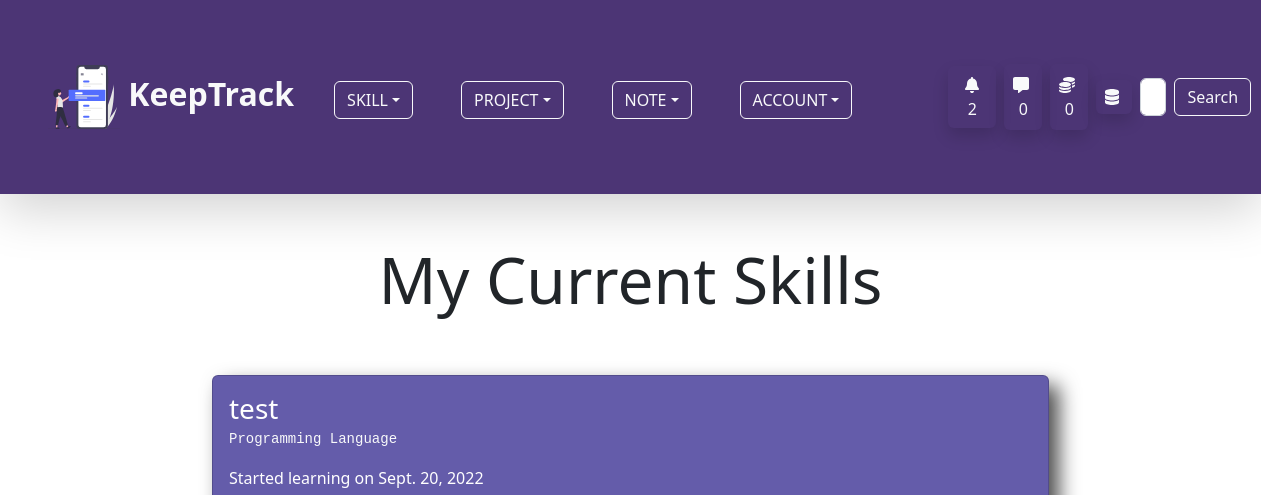
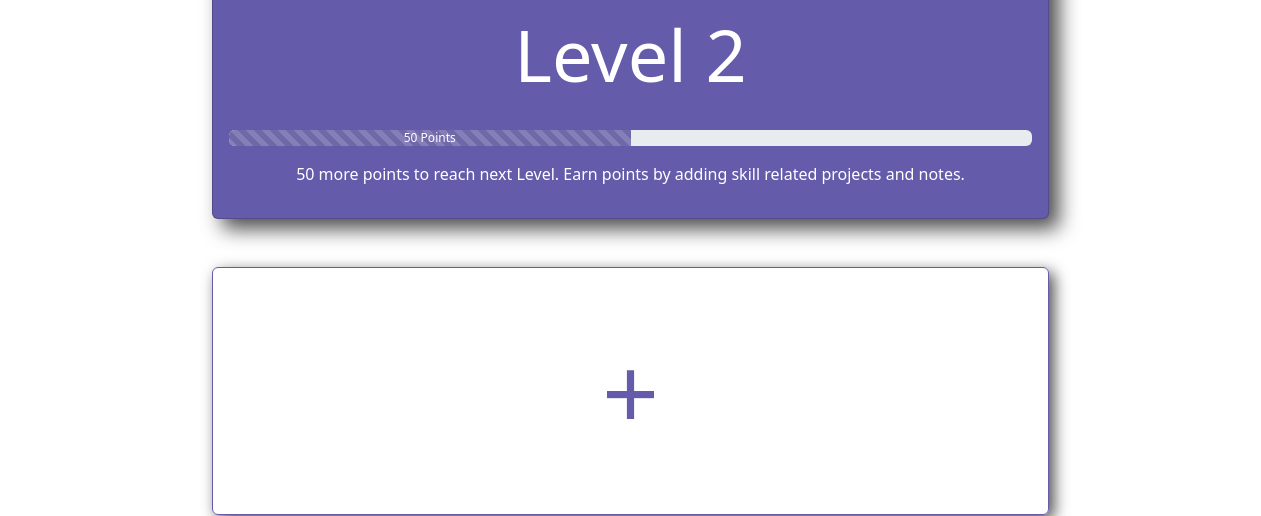
Before: /skill/ (signed in, upper part) with the older database file (2 pictures, top to bottom).
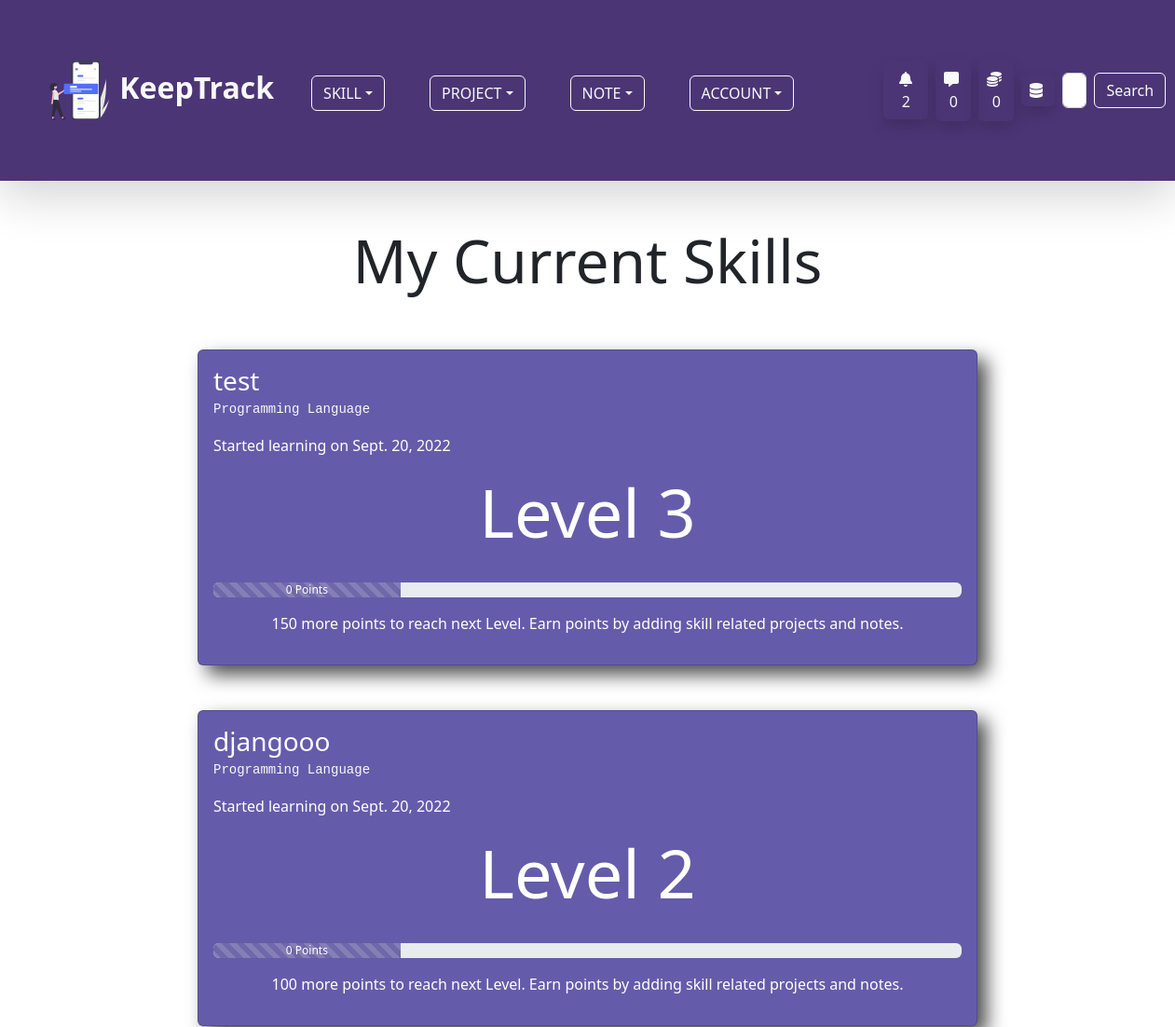
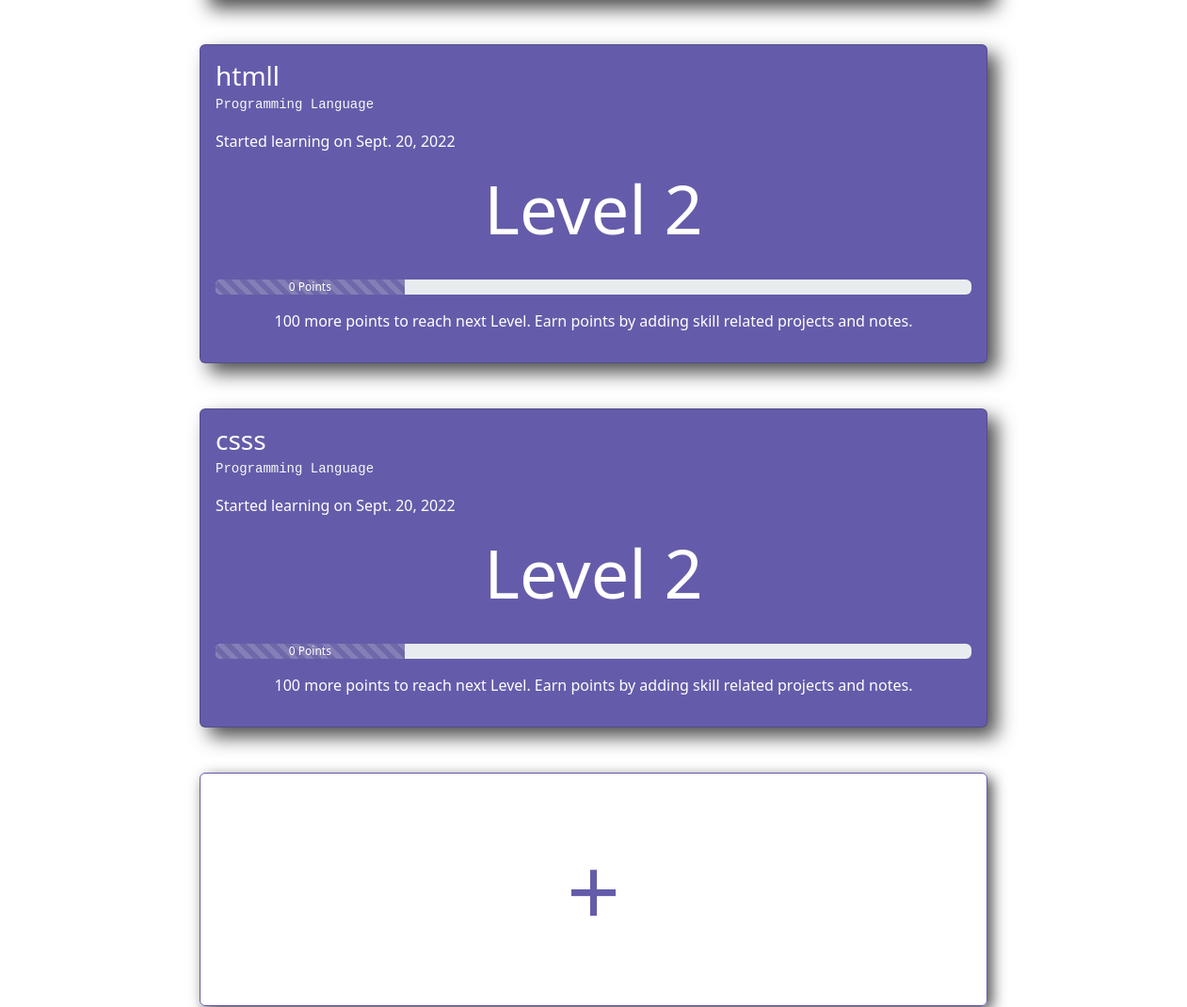
After: the same page with the newer database file (2 pictures, top to bottom).
### skill/models.py (models this page shows, shortened)
class Skill(models.Model):
    SKILL_TYPE_CHOICES = (
        ('Programming Language','Programming Language'),
        ('Database','Database'),
        ('Hosting Platform','Hosting Platform'),
        ('Coding Utility','Coding Utility'),
        ('Frontend Framework','Frontend Framework'),
        ('Backend Framework','Backend Framework'),
        ('Machine Learning Tool','Machine Learning Tool'),
        ('Data Science Tool','Data Science Tool'),
        ('Artificial Intelligence Tool','Artificial Intelligence Tool')
    )
    skill_type = models.CharField(max_length=200,choices=SKILL_TYPE_CHOICES,null=True,blank=True)
    note = GenericRelation(Note)
    owner = models.ForeignKey(Profile, on_delete=models.CASCADE,null=True,blank=True,default="Coding Utility")
    title = models.CharField(max_length=255)
    description = models.TextField(max_length=500,null=True,blank=True)
    skill_level = models.IntegerField(default=1)
    current_point = models.IntegerField(default=0)
    learning = models.BooleanField(default=True)
    started_learning = models.DateField(null=True,blank=True,auto_now_add=True)
    @property
    def needed_point(self):
        return self.skill_level*50 - self.current_point
    @property
    def current_point_percentage(self):
        percentage = (self.current_point/(self.skill_level * 50)) * 100
        if percentage <= 30:
            return 25
        elif percentage <= 60:
            return 50
        elif percentage <= 90:
            return 75
        else:
            return 100
    class Meta:
        ordering = ['-skill_level','-current_point']

### skill/views.py (the view)
# urls.py: path('',views.skill_page,name='skill-page'),
@login_required(login_url="login-page")
def skill_page(request):
    profile = request.user.profile
    queryset =profile.skill_set.all()
    context = {
        'queryset':queryset,
    }
    return render(request,'skill/skill_page.html',context)

### skill/templates/skill/skill_page.html
{% extends 'base.html' %}
{% load static %}
{% block content %}
<div class="container">
  <div class="d-flex justify-content-center align-items-center pb-5">
    <h3 class="display-3 text-center px-3"> My Current Skills</h3>
  </div>
{% if queryset %}
  {% for skill in queryset %}
  <a href="{% url 'single-skill-page' skill.id %}" class="text-reset text-decoration-none">
    <div class="card text-white mb-5 mx-auto w-75 " id="skill-page-card">
      <div class="card-body">
        <h3 class="card-title d-inline">{{skill.title}}</h3>
        <p class="fs-6"><code class="text-light">{{skill.skill_type}}</code></p>
        <p class="fs-6">Started learning on {{ skill.started_learning }}</p>
        <p class="text-center display-2 pb-3">Level {{skill.skill_level}} </p>
        <div class="progress my-3">
          <div class="progress-bar w-{{ skill.current_point_percentage }} progress-bar-striped progress-bar-animated"
            role="progressbar" aria-valuenow="{{ skill.current_point }}" aria-valuemin="0" aria-valuemax="100"
            style="background-color:#6f68a9;">{{ skill.current_point }} Points</div>
        </div>
        <p class="fs-6 text-center ">{{ skill.needed_point }} more points to reach next Level. Earn points by adding
          skill related projects and notes.</p>
      </div>
    </div>
  </a>
  {% endfor %}
  {% else %}
  <p class="text-center lead">You do not have any skill yet.</p>
  {% endif %}
  <a href="{% url 'skill-form-page' %}" class="btn p-5 my-5" id="skill-page-btn">+</a>
</div>
{% endblock %}

Changed rows visible on the page:
changed Skill "test": skill_level "2" → "3"; current_point "50" → "0"; needed_point "50" → "150"
added Skill: title "djangooo", skill_type "Programming Language", started_learning "Sept. 20, 2022", skill_level "2", current_point "0", needed_point "100"
added Skill: title "htmll", skill_type "Programming Language", started_learning "Sept. 20, 2022", skill_level "2", current_point "0", needed_point "100"
added Skill: title "csss", skill_type "Programming Language", started_learning "Sept. 20, 2022", skill_level "2", current_point "0", needed_point "100"
